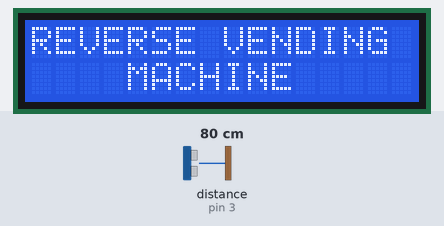
This sketch was run on a simulated Arduino Uno, built with avr-gcc and run on an emulated ATmega328P. Shown: 16×2 character LCD. Wiring (inferred from the names in the program): ultrasonic range finder: trigger pin 2; echo pin 3. Inputs (shaded band) come from the test bench; at power-on: distance to the obstacle (sensor on pin 3) 80 cm. The echo pulse lasts 58.3 µs per cm.

Above: at 1.2 s.
1.3 s: distance to the obstacle (sensor on pin 3) set to 2 cm
At 2.6 s:
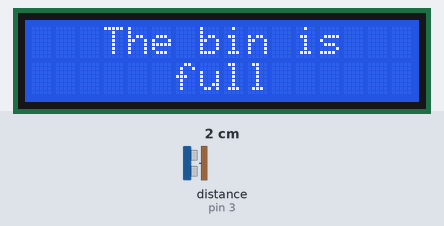
2.9 s: distance to the obstacle (sensor on pin 3) set to 18 cm
At 4.1 s:
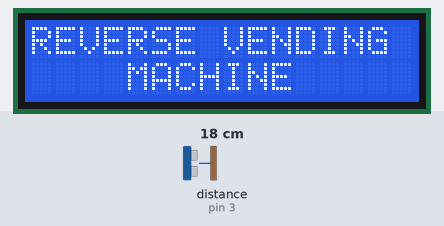
5.9 s: distance to the obstacle (sensor on pin 3) set to 60 cm
8.9 s: distance to the obstacle (sensor on pin 3) set to 250 cm
11.9 s: distance to the obstacle (sensor on pin 3) set to 120 cm
14.9 s: distance to the obstacle (sensor on pin 3) set to 60 cm
Timing chart, 0 to 17.9 s (numbered marks = the images above; inputs shaded):
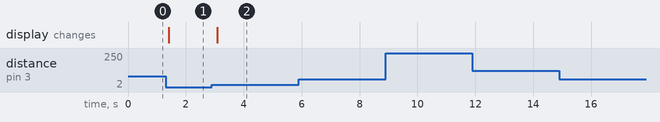

The sketch:

arduino.ino
```cpp
#include <Wire.h>
#include <LiquidCrystal_I2C.h>

// SDA A4
// SCL A5
const int trigPin = 2;
const int echoPin = 3;
long duration;
float distanceCm;
float distanceInch;
//define sound speed in cm/uS
#define SOUND_SPEED 0.034
#define CM_TO_INCH 0.393701

LiquidCrystal_I2C lcd(0x27,16,2);  // set the LCD address to 0x27 for a 16 chars and 2 line display


int sample_distance() {
  long duration, distance;

  digitalWrite(trigPin, LOW);
  delayMicroseconds(10);
  digitalWrite(trigPin, HIGH);
  delayMicroseconds(10);
  digitalWrite(trigPin, LOW);

  duration = pulseIn(echoPin, HIGH);
  distance = (duration / 2) / 29.155;
  return distance;
}


void setup() {
  Serial.begin(115200);
  pinMode(trigPin, OUTPUT); // Sets the trigPin as an Output
  pinMode(echoPin, INPUT); // Sets the echoPin as an Input
  lcd.init();                      // initialize the lcd
  // Print a message to the LCD.
  lcd.backlight();
  lcd.setCursor(0,0);
  lcd.print("REVERSE VENDING");
  lcd.setCursor(0,1);
  lcd.print("    MACHINE    ");
}

void loop() {

  int distanceCm = sample_distance();
  //Serial.println(distanceCm);


  if (distanceCm<10){
    lcd.init();
    lcd.clear();
    lcd.backlight();
    lcd.setCursor(0,0);
    lcd.print("   The bin is   ");
    lcd.setCursor(0,1);
    lcd.print("      full      ");
  }
  else if (distanceCm>10){
    lcd.init();
    lcd.clear();
    lcd.backlight();
    lcd.setCursor(0,0);
    lcd.print("REVERSE VENDING");
    lcd.setCursor(0,1);
    lcd.print("    MACHINE    ");
}
  else if (Serial.available()){
    char read = Serial.read();
    Serial.print(read);
    if (read=='A'){
      lcd.init();
      lcd.clear();
      lcd.backlight();
      lcd.setCursor(0,0);
      lcd.print(" Credit is added");
      lcd.setCursor(0,1);
      lcd.print(" To your account");
      delay(5000);
    }
  }
}
```

Measured:
- after the input at 1.3 s, the display: changes after 0.11 s (image 1)
- after the input at 2.9 s, the display: changes after 0.18 s (image 2)
- after the input at 5.9 s, every drawn part: stays the same
- after the input at 8.9 s, every drawn part: stays the same
- after the input at 11.9 s, every drawn part: stays the same
- after the input at 14.9 s, every drawn part: stays the same
